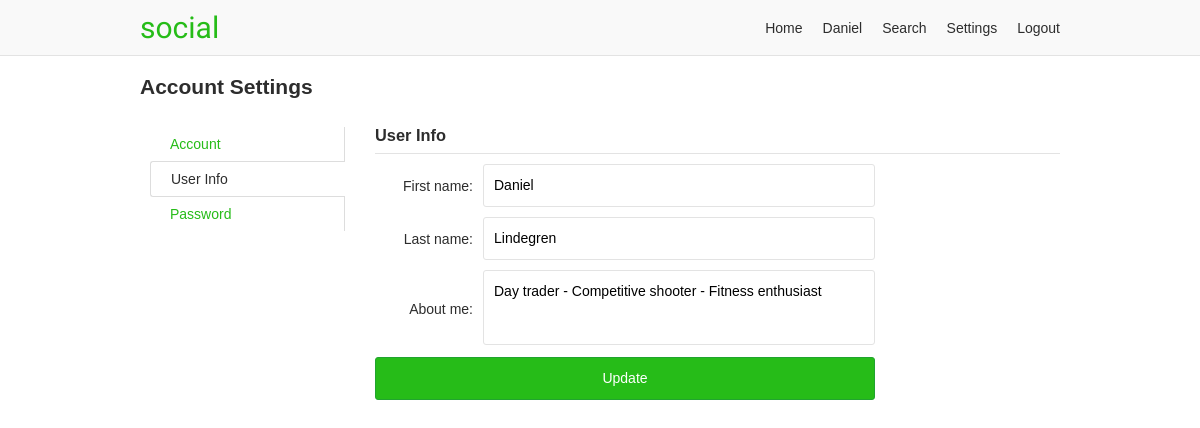
Before: /settings/user-info (signed in) with the older database file.
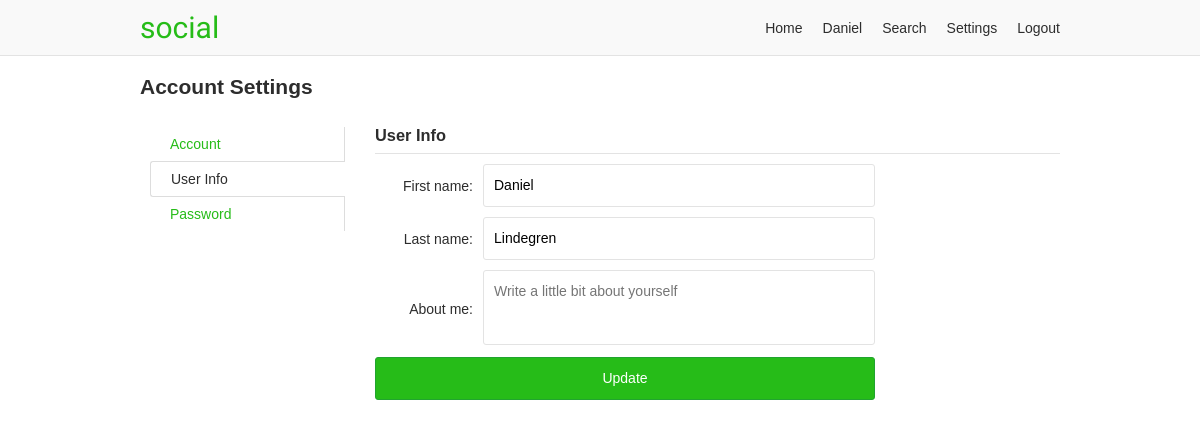
After: the same page with the newer database file.
### app/users/models/user.py (models this page shows, shortened)
class User(UserMixin, db.Model, BaseModel):
    username = db.Column(db.String(35), nullable=False, unique=True)
    email = db.Column(db.String(255), nullable=False, unique=True)
    password = db.Column(db.String(128), nullable=False)
    first_name = db.Column(db.String(35), nullable=False)
    last_name = db.Column(db.String(35), nullable=False)
    about_me = db.Column(db.Text)
    last_seen = db.Column(db.DateTime, default=datetime.utcnow)
    posts_per_page = db.Column(db.Integer, default=10, nullable=False)
    full_name = column_property(first_name + " " + last_name)
    followed = db.relationship(
        'User',
        secondary=followers,
        primaryjoin='followers.c.follower_id == User.id',
        secondaryjoin='followers.c.followed_id == User.id',
        backref=db.backref('followers', lazy='dynamic'),
        lazy='dynamic')
    post_author = db.relationship(
        'Post',
        foreign_keys='Post.author_id',
        backref='author', lazy='dynamic')
    post_recipient = db.relationship(
        'Post',
        foreign_keys='Post.recipient_id',
        backref='recipient', lazy='dynamic')

### app/users/views.py (the view)
@users.route('/settings/user-info', methods=['GET', 'POST'])
@login_required
def settings_user_info():
    form = SettingsUserInfo()
    if form.validate_on_submit():
        current_user.first_name = form.first_name.data
        current_user.last_name = form.last_name.data
        current_user.about_me = form.about_me.data
        current_user.commit()
        flash('Your settings have been updated.')
        return redirect(url_for('users.settings_user_info'))
    elif request.method == 'GET':
        form.first_name.data = current_user.first_name
        form.last_name.data = current_user.last_name
        form.about_me.data = current_user.about_me
    return render_template('users/settings/user-info.html', form=form)

### app/users/forms.py
class SettingsUserInfo(FlaskForm):
    first_name = StringField('First name',
                             validators=[DataRequired(), Length(max=35)])
    last_name = StringField('Last name',
                            validators=[DataRequired(), Length(max=35)])
    about_me = TextAreaField('About me')
    submit = SubmitField('Update')

### app/users/models/user.py (called while the page is built)
@login.user_loader
def load_user(id):
    return User.query.get(int(id))

### app/users/views.py (called while the page is built)
@users.before_request
def before_request():
    if current_user.is_authenticated:
        if not current_user.active:
            return redirect(url_for('static_views.logout'))

### app/templates/users/settings/user-info.html (shortened to what this page needs)
{% extends "/base.html" %}
{% block content %}
<h2 class="page-title">Account Settings</h2>
<div class="grid-container">
  {% include "/users/settings/_settings-nav.html" %}
  <div class="settings-content">
    <h3 class="page-sub-title">User Info</h3>
    <form method="post" novalidate>
      <div class="form-group">
        {{ form.first_name.label }}
        <div class="input-container">
          {% if form.first_name.errors %}
          {{ form.first_name(class="input-error", placeholder="First name") }}
          <p>{{ form.first_name.errors[0] }}</p>
          {% else %}
          {{ form.first_name(placeholder="First name") }}
          {% endif %}
        </div>
      </div>
      <div class="form-group">
        {{ form.last_name.label }}
        <div class="input-container">
          {% if form.last_name.errors %}
          {{ form.last_name(class="input-error", placeholder="Last name") }}
          <p>{{ form.last_name.errors[0] }}</p>
          {% else %}
          {{ form.last_name(placeholder="Last name") }}
          {% endif %}
        </div>
      </div>
      <div class="form-group">
        {{ form.about_me.label }}
        <div class="input-container">
          {% if form.about_me.errors %}
          {{ form.about_me(class="input-error", placeholder="Write a little bit about yourself") }}
          <p>{{ form.about_me.errors[0] }}</p>
          {% else %}
          {{ form.about_me(placeholder="Write a little bit about yourself") }}
          {% endif %}
        </div>
      </div>
      {{ form.submit }}
    </form>
  </div>
</div>
{% endblock %}

### app/templates/base.html (shortened to what this page needs)
<!doctype html>
<html lang="en">
<head>
  <link rel="stylesheet" href="{{ url_for('static', filename='css/layout.css') }}">
</head>
<body>
<div class="header-container">
  <header class="site-header responsive-container">
    <h1 class="branding"><a href="{{ url_for('static_views.index') }}">{{ APP_NAME }}</a></h1>
    {% if current_user.is_authenticated %}
    <ul class="primary-nav">
      <li><a href="{{ url_for('users.home') }}">Home</a></li>
      <li><a href="{{ url_for('users.profile', username=current_user.username) }}">{{ current_user.first_name }}</a></li>
      <li><a href="{{ url_for('users.search') }}">Search</a></li>
      <li><a href="{{ url_for('users.settings_account') }}">Settings</a></li>
      <li><a href="{{ url_for('static_views.logout') }}">Logout</a></li>
    </ul>
    {% endif %}
  </header>
</div>
<div class="responsive-container">
{% block content %}
{% endblock %}
</div>
</body>
</html>

Changed rows visible on the page:
changed User "Daniel": about_me "Day trader - Competitive shooter - Fitness enthusiast" → (not shown)
